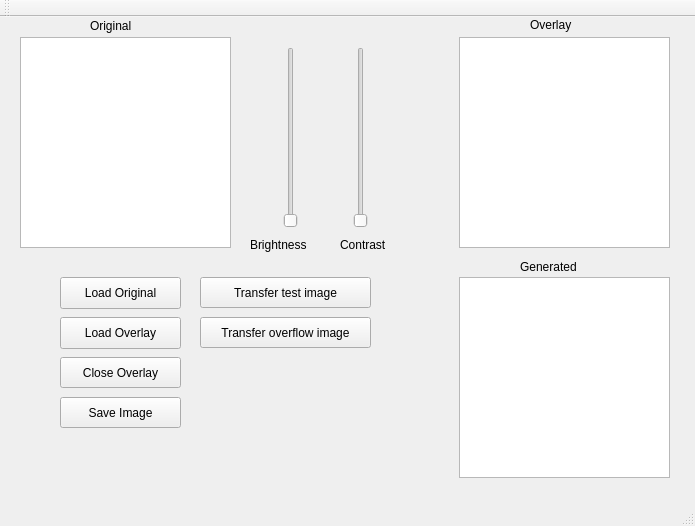
<?xml version="1.0" encoding="UTF-8"?>
<ui version="4.0">
 <class>BrightNContrast</class>
 <widget class="QMainWindow" name="BrightNContrast">
  <property name="geometry">
   <rect>
    <x>0</x>
    <y>0</y>
    <width>695</width>
    <height>526</height>
   </rect>
  </property>
  <property name="windowTitle">
   <string>BrightNContrast</string>
  </property>
  <widget class="QWidget" name="centralWidget">
   <widget class="QGraphicsView" name="OriginalView">
    <property name="geometry">
     <rect>
      <x>20</x>
      <y>20</y>
      <width>211</width>
      <height>211</height>
     </rect>
    </property>
   </widget>
   <widget class="QGraphicsView" name="OverlayView">
    <property name="geometry">
     <rect>
      <x>459</x>
      <y>20</y>
      <width>211</width>
      <height>211</height>
     </rect>
    </property>
    <property name="verticalScrollBarPolicy">
     <enum>Qt::ScrollBarAlwaysOff</enum>
    </property>
    <property name="horizontalScrollBarPolicy">
     <enum>Qt::ScrollBarAlwaysOff</enum>
    </property>
   </widget>
   <widget class="QPushButton" name="LoadOriginal">
    <property name="geometry">
     <rect>
      <x>60</x>
      <y>260</y>
      <width>121</width>
      <height>32</height>
     </rect>
    </property>
    <property name="text">
     <string>Load Original</string>
    </property>
   </widget>
   <widget class="QSlider" name="BrightSlider">
    <property name="geometry">
     <rect>
      <x>280</x>
      <y>30</y>
      <width>22</width>
      <height>181</height>
     </rect>
    </property>
    <property name="orientation">
     <enum>Qt::Vertical</enum>
    </property>
   </widget>
   <widget class="QSlider" name="ContrastSlider">
    <property name="geometry">
     <rect>
      <x>350</x>
      <y>30</y>
      <width>22</width>
      <height>181</height>
     </rect>
    </property>
    <property name="orientation">
     <enum>Qt::Vertical</enum>
    </property>
   </widget>
   <widget class="QLabel" name="brightness">
    <property name="geometry">
     <rect>
      <x>250</x>
      <y>220</y>
      <width>81</width>
      <height>16</height>
     </rect>
    </property>
    <property name="text">
     <string>Brightness</string>
    </property>
   </widget>
   <widget class="QLabel" name="contrast">
    <property name="geometry">
     <rect>
      <x>340</x>
      <y>220</y>
      <width>59</width>
      <height>16</height>
     </rect>
    </property>
    <property name="text">
     <string>Contrast</string>
    </property>
   </widget>
   <widget class="QPushButton" name="TransferOriginal">
    <property name="geometry">
     <rect>
      <x>200</x>
      <y>260</y>
      <width>171</width>
      <height>31</height>
     </rect>
    </property>
    <property name="text">
     <string>Transfer test image</string>
    </property>
   </widget>
   <widget class="QGraphicsView" name="GenerateView">
    <property name="geometry">
     <rect>
      <x>459</x>
      <y>260</y>
      <width>211</width>
      <height>201</height>
     </rect>
    </property>
   </widget>
   <widget class="QLabel" name="Overlay">
    <property name="geometry">
     <rect>
      <x>530</x>
      <y>0</y>
      <width>71</width>
      <height>16</height>
     </rect>
    </property>
    <property name="text">
     <string>Overlay</string>
    </property>
   </widget>
   <widget class="QLabel" name="Generated">
    <property name="geometry">
     <rect>
      <x>520</x>
      <y>240</y>
      <width>81</width>
      <height>20</height>
     </rect>
    </property>
    <property name="text">
     <string>Generated</string>
    </property>
   </widget>
   <widget class="QPushButton" name="LoadOverlay">
    <property name="geometry">
     <rect>
      <x>60</x>
      <y>300</y>
      <width>121</width>
      <height>32</height>
     </rect>
    </property>
    <property name="text">
     <string>Load Overlay</string>
    </property>
   </widget>
   <widget class="QLabel" name="Original">
    <property name="geometry">
     <rect>
      <x>90</x>
      <y>0</y>
      <width>67</width>
      <height>17</height>
     </rect>
    </property>
    <property name="text">
     <string>Original</string>
    </property>
   </widget>
   <widget class="QPushButton" name="pushButton">
    <property name="geometry">
     <rect>
      <x>60</x>
      <y>380</y>
      <width>121</width>
      <height>31</height>
     </rect>
    </property>
    <property name="text">
     <string>Save Image</string>
    </property>
   </widget>
   <widget class="QPushButton" name="TransferOverlay">
    <property name="geometry">
     <rect>
      <x>200</x>
      <y>300</y>
      <width>171</width>
      <height>31</height>
     </rect>
    </property>
    <property name="text">
     <string>Transfer overflow image</string>
    </property>
   </widget>
   <widget class="QPushButton" name="pushButton_2">
    <property name="geometry">
     <rect>
      <x>60</x>
      <y>340</y>
      <width>121</width>
      <height>31</height>
     </rect>
    </property>
    <property name="text">
     <string>Close Overlay</string>
    </property>
   </widget>
  </widget>
  <widget class="QMenuBar" name="menuBar">
   <property name="geometry">
    <rect>
     <x>0</x>
     <y>0</y>
     <width>695</width>
     <height>22</height>
    </rect>
   </property>
  </widget>
  <widget class="QToolBar" name="mainToolBar">
   <attribute name="toolBarArea">
    <enum>TopToolBarArea</enum>
   </attribute>
   <attribute name="toolBarBreak">
    <bool>false</bool>
   </attribute>
  </widget>
  <widget class="QStatusBar" name="statusBar"/>
 </widget>
 <layoutdefault spacing="6" margin="11"/>
 <resources/>
 <connections/>
</ui>
